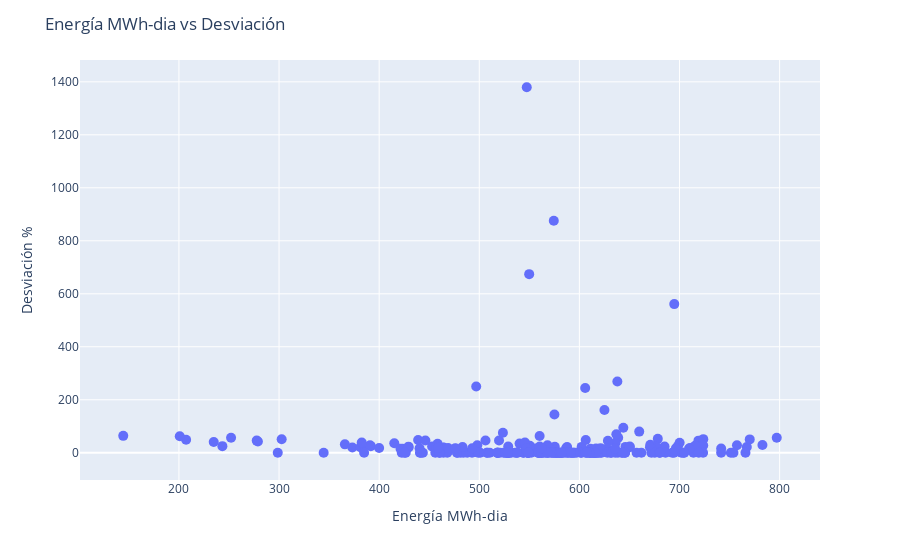

Here is the notebook cell this chart was saved with:
### Code cell
gen_real_and_deviation_by_day = pd.merge(
    gen_real_by_day, 
    percentage_desv_desp_penalty, 
    on=COL_DATE, 
    how='inner'
)
gen_real_and_deviation_by_day["Total_x"] = gen_real_and_deviation_by_day["Total_x"]/1000

fig = px.scatter(
    gen_real_and_deviation_by_day, 
    x='Total_x', 
    y='Total_y', 
    hover_data=[COL_DATE]
)
fig.update_traces(
    marker=dict(size=10),
    selector=dict(mode='markers')
)

fig.update_layout(
    title="Energía MWh-dia vs Desviación",
    xaxis_title="Energía MWh-dia",
    yaxis_title="Desviación %",
    hovermode="closest"
)
# gen_real_and_deviation_by_day

### Figure 1 — Plotly figure (JSON) as saved in the notebook; plotly's stock layout.template omitted (floating-point values rounded to 4 significant figures; data arrays with more than 128 entries replaced by an {"elided": "..."} marker saying what was removed)
{"data": [{"customdata": {"elided": "236x1 str values"}, "hovertemplate": "Total_x=%{x}<br>Total_y=%{y}<br>Date=%{customdata[0]}<extra></extra>", "legendgroup": "", "marker": {"color": "#636efa", "size": 10, "symbol": "circle"}, "mode": "markers", "name": "", "orientation": "v", "showlegend": false, "type": "scatter", "x": {"elided": "236 float values"}, "xaxis": "x", "y": {"elided": "236 float values"}, "yaxis": "y"}], "layout": {"hovermode": "closest", "legend": {"tracegroupgap": 0}, "margin": {"t": 60}, "title": {"text": "Energía MWh-dia vs Desviación"}, "xaxis": {"anchor": "y", "domain": [0, 1], "title": {"text": "Energía MWh-dia"}}, "yaxis": {"anchor": "x", "domain": [0, 1], "title": {"text": "Desviación %"}}}}
